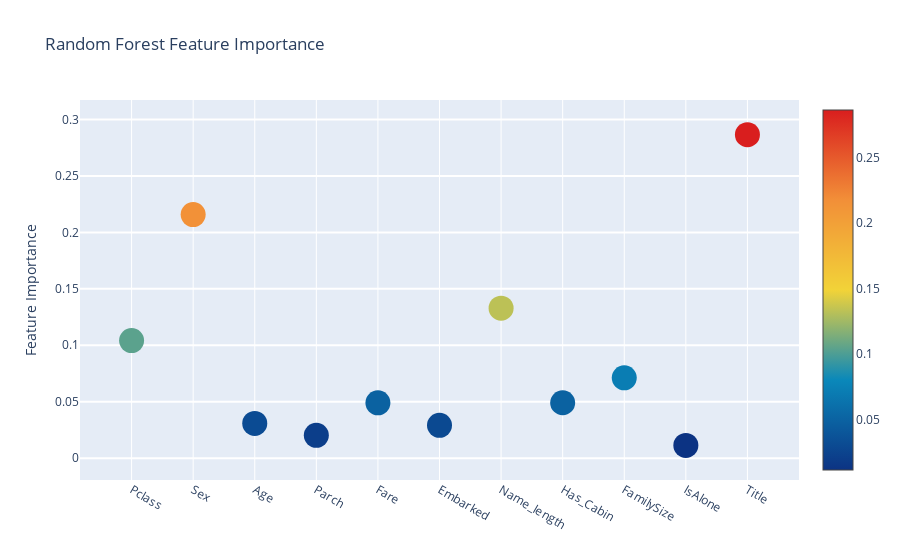

Source (notebook cell):
### Code cell
# Scatter plot 
trace = go.Scatter(
    y = feature_dataframe['Random Forest feature importances'].values,
    x = feature_dataframe['features'].values,
    mode='markers',
    marker=dict(
        sizemode = 'diameter',
        sizeref = 1,
        size = 25,
#       size= feature_dataframe['AdaBoost feature importances'].values,
        #color = np.random.randn(500), #set color equal to a variable
        color = feature_dataframe['Random Forest feature importances'].values,
        colorscale='Portland',
        showscale=True
    ),
    text = feature_dataframe['features'].values
)
data = [trace]

layout= go.Layout(
    autosize= True,
    title= 'Random Forest Feature Importance',
    hovermode= 'closest',
#     xaxis= dict(
#         title= 'Pop',
#         ticklen= 5,
#         zeroline= False,
#         gridwidth= 2,
#     ),
    yaxis=dict(
        title= 'Feature Importance',
        ticklen= 5,
        gridwidth= 2
    ),
    showlegend= False
)
fig = go.Figure(data=data, layout=layout)
py.iplot(fig,filename='scatter2010')

### Figure 1 — Plotly figure (JSON) as saved in the notebook; plotly's stock layout.template omitted (floating-point values rounded to 4 significant figures)
{"data": [{"marker": {"color": [0.1041, 0.2158, 0.03075, 0.02018, 0.04898, 0.02905, 0.1329, 0.04909, 0.07113, 0.0113, 0.2866], "colorscale": [[0.0, "rgb(12,51,131)"], [0.25, "rgb(10,136,186)"], [0.5, "rgb(242,211,56)"], [0.75, "rgb(242,143,56)"], [1.0, "rgb(217,30,30)"]], "showscale": true, "size": 25, "sizemode": "diameter", "sizeref": 1}, "mode": "markers", "text": ["Pclass", "Sex", "Age", "Parch", "Fare", "Embarked", "Name_length", "Has_Cabin", "FamilySize", "IsAlone", "Title"], "type": "scatter", "x": ["Pclass", "Sex", "Age", "Parch", "Fare", "Embarked", "Name_length", "Has_Cabin", "FamilySize", "IsAlone", "Title"], "y": [0.1041, 0.2158, 0.03075, 0.02018, 0.04898, 0.02905, 0.1329, 0.04909, 0.07113, 0.0113, 0.2866]}], "layout": {"autosize": true, "hovermode": "closest", "showlegend": false, "title": {"text": "Random Forest Feature Importance"}, "yaxis": {"gridwidth": 2, "ticklen": 5, "title": {"text": "Feature Importance"}}}}
